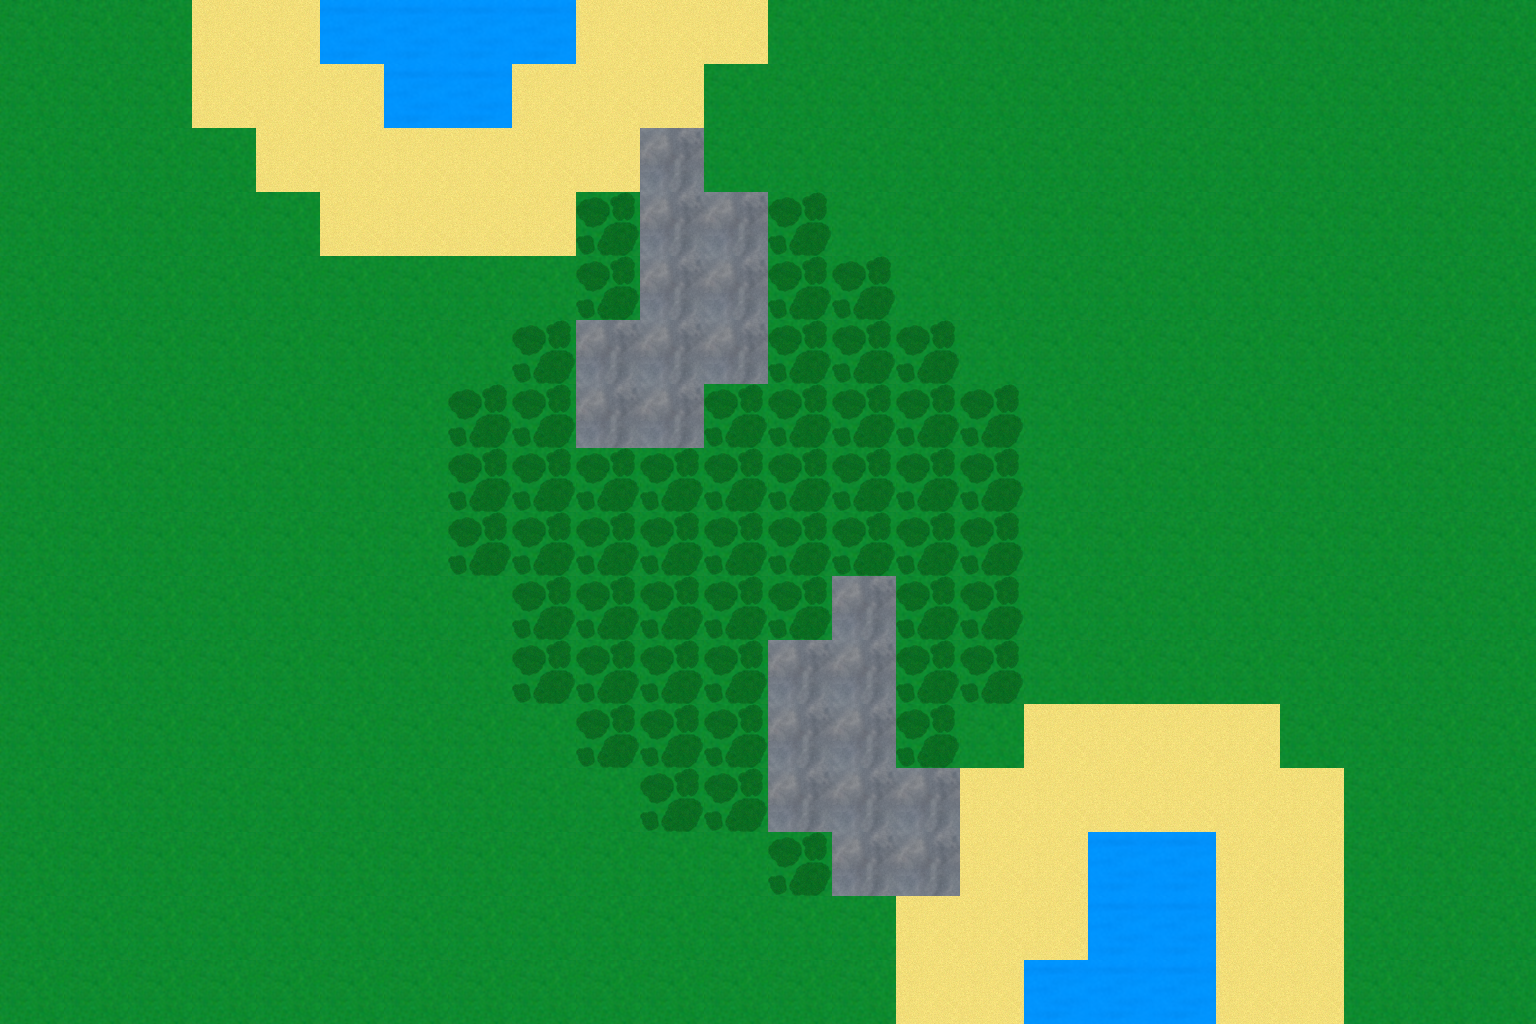

This game map was drawn from its Tiled (.tmx) file and the tilesets committed beside it. A one-line description and the trimmed map source follow:
An orthogonal 24x16 tile map with 64x64 px tiles, 1 tile layer (Terrain).

<map version="1.4" tiledversion="1.4.1" orientation="orthogonal" renderorder="right-down" width="24" height="16" tilewidth="64" tileheight="64" infinite="0" nextlayerid="3" nextobjectid="1">
 <tileset firstgid="1" source="tiles.tsx" />
 <layer id="1" name="Terrain" width="24" height="16">
  <data>[384 cells, 384 non-empty, 5 distinct tile ids]</data>
 </layer>
</map>